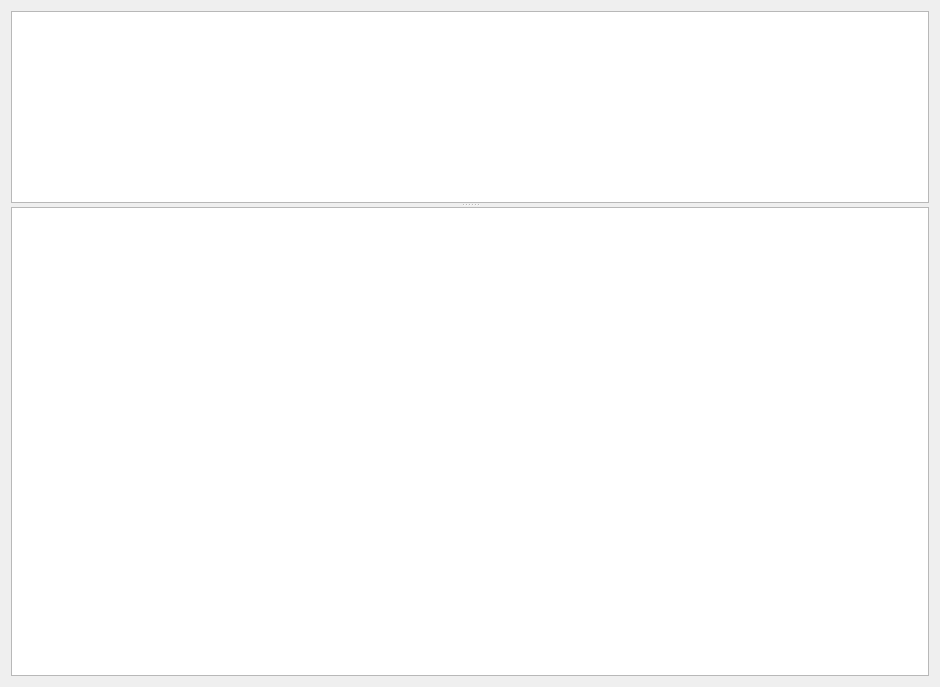
<?xml version="1.0" encoding="UTF-8"?>
<ui version="4.0">
 <class>point_in_image_form</class>
 <widget class="QWidget" name="point_in_image_form">
  <property name="geometry">
   <rect>
    <x>0</x>
    <y>0</y>
    <width>940</width>
    <height>687</height>
   </rect>
  </property>
  <property name="sizePolicy">
   <sizepolicy hsizetype="Expanding" vsizetype="Expanding">
    <horstretch>0</horstretch>
    <verstretch>0</verstretch>
   </sizepolicy>
  </property>
  <property name="windowTitle">
   <string>Form</string>
  </property>
  <layout class="QVBoxLayout" name="verticalLayout">
   <item>
    <widget class="QSplitter" name="splitter">
     <property name="sizePolicy">
      <sizepolicy hsizetype="Expanding" vsizetype="Expanding">
       <horstretch>0</horstretch>
       <verstretch>0</verstretch>
      </sizepolicy>
     </property>
     <property name="orientation">
      <enum>Qt::Vertical</enum>
     </property>
     <widget class="PointsInImageImageInformationWidget" name="image_information">
      <property name="sizePolicy">
       <sizepolicy hsizetype="Expanding" vsizetype="Minimum">
        <horstretch>0</horstretch>
        <verstretch>0</verstretch>
       </sizepolicy>
      </property>
      <attribute name="horizontalHeaderVisible">
       <bool>false</bool>
      </attribute>
      <attribute name="verticalHeaderVisible">
       <bool>false</bool>
      </attribute>
     </widget>
     <widget class="PointsInImageImageWidget" name="table">
      <property name="sizePolicy">
       <sizepolicy hsizetype="Expanding" vsizetype="Expanding">
        <horstretch>0</horstretch>
        <verstretch>1</verstretch>
       </sizepolicy>
      </property>
      <property name="editTriggers">
       <set>QAbstractItemView::NoEditTriggers</set>
      </property>
      <attribute name="horizontalHeaderVisible">
       <bool>false</bool>
      </attribute>
      <attribute name="horizontalHeaderHighlightSections">
       <bool>false</bool>
      </attribute>
      <attribute name="verticalHeaderVisible">
       <bool>false</bool>
      </attribute>
      <attribute name="verticalHeaderHighlightSections">
       <bool>false</bool>
      </attribute>
     </widget>
    </widget>
   </item>
  </layout>
 </widget>
 <customwidgets>
  <customwidget>
   <class>PointsInImageImageWidget</class>
   <extends>QTableWidget</extends>
   <header>ba_trees.gui.image_pixel_widget.PointsInImageWidget.h</header>
  </customwidget>
  <customwidget>
   <class>PointsInImageImageInformationWidget</class>
   <extends>QTableWidget</extends>
   <header>ba_trees.gui.image_pixel_widget.PointsInImageWidget.h</header>
  </customwidget>
 </customwidgets>
 <resources/>
 <connections/>
</ui>
